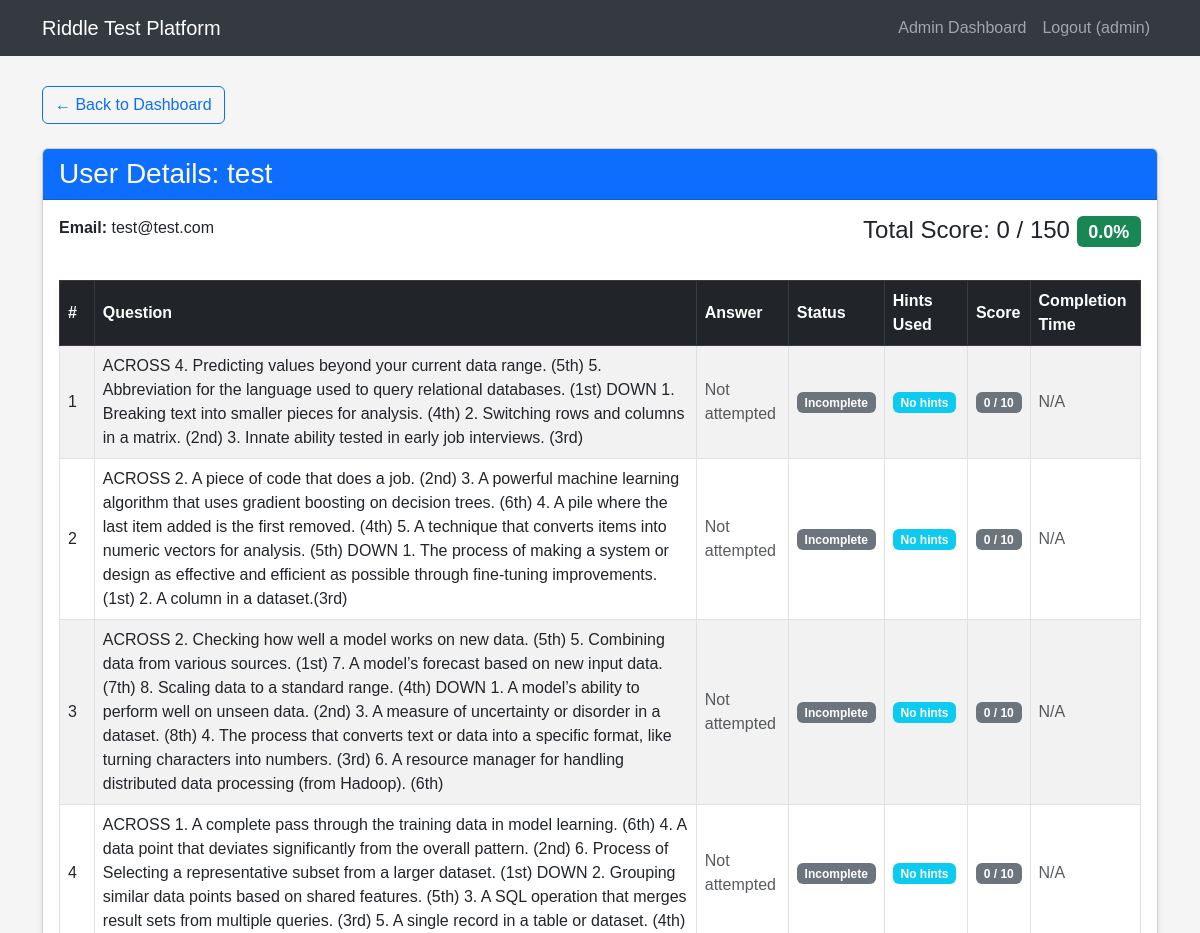
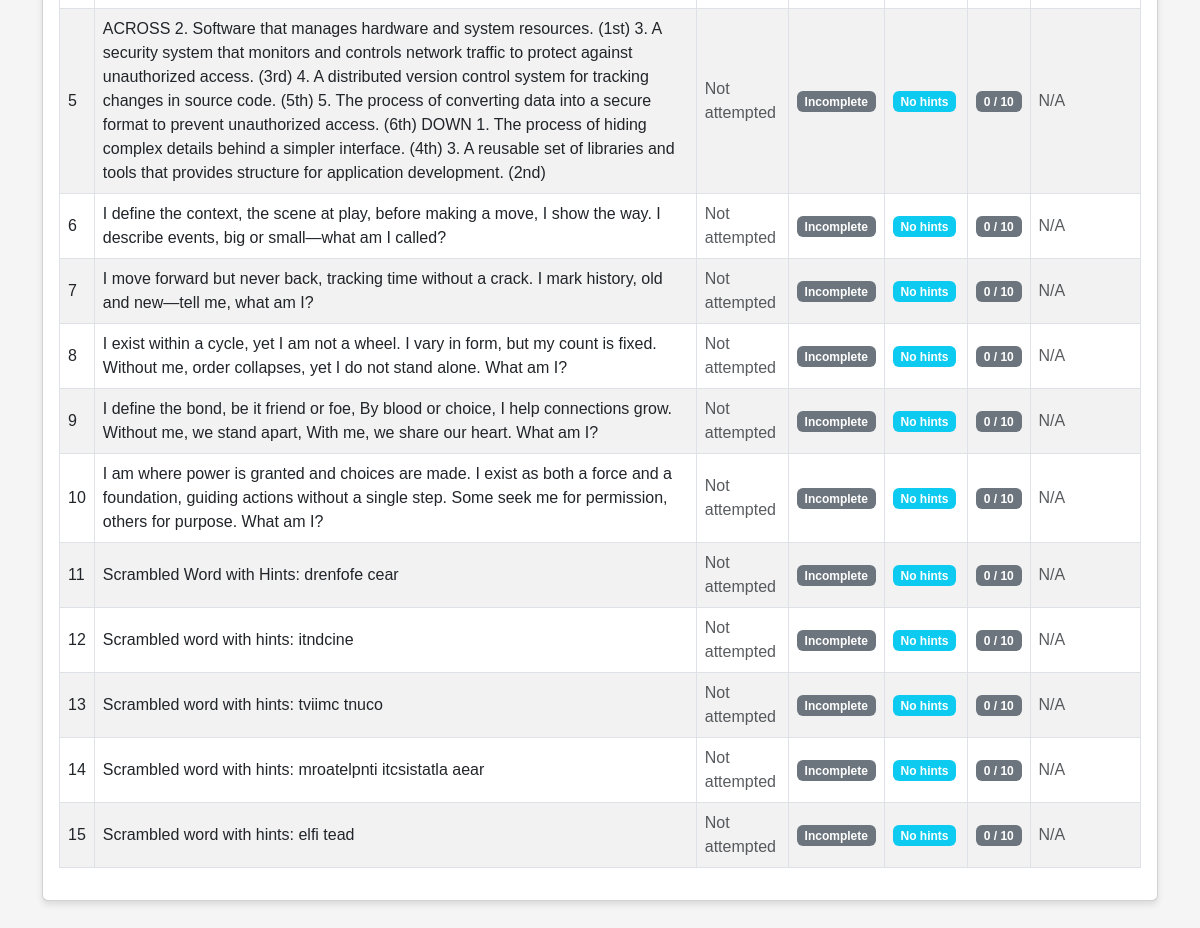
The app's page /admin/user_detail/37 (signed in), older data (2 pictures, top to bottom).
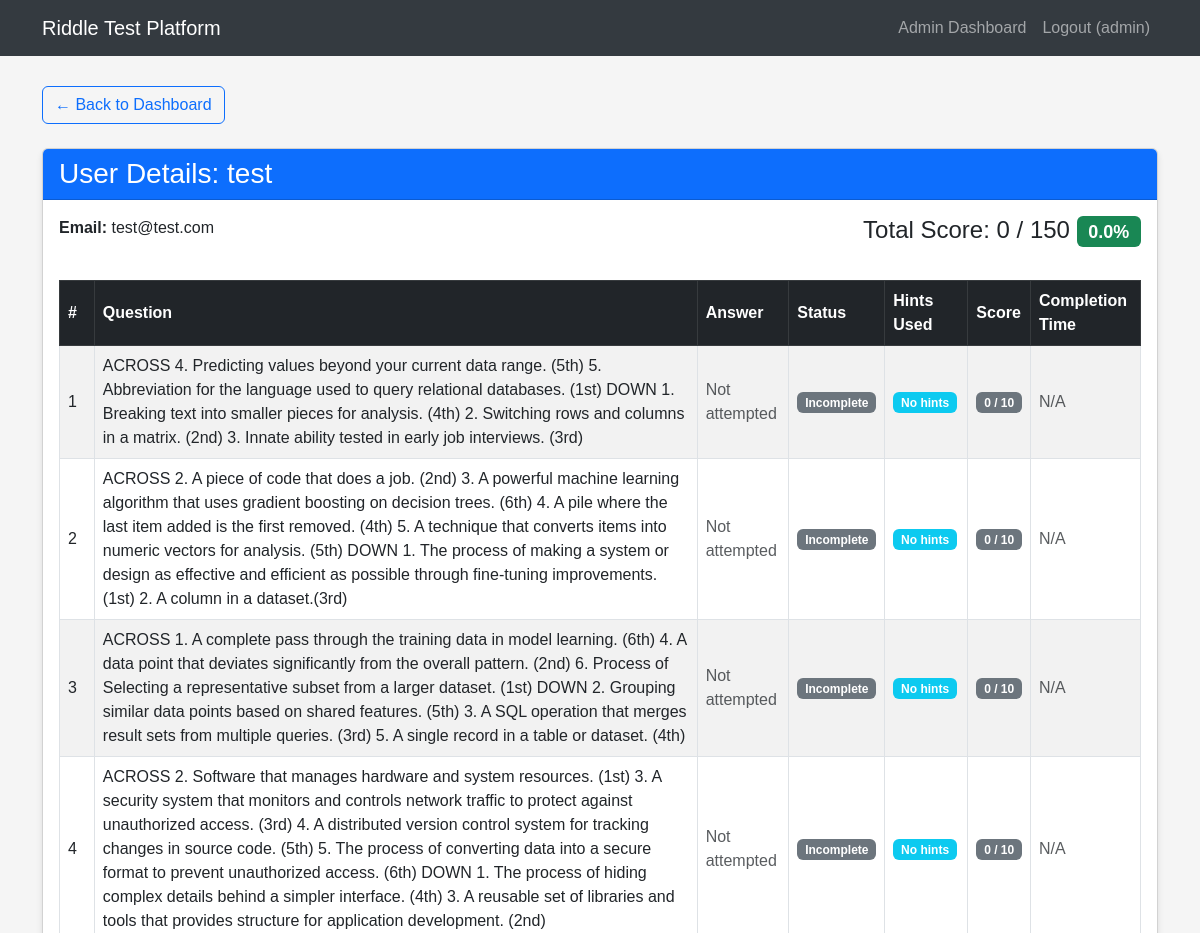
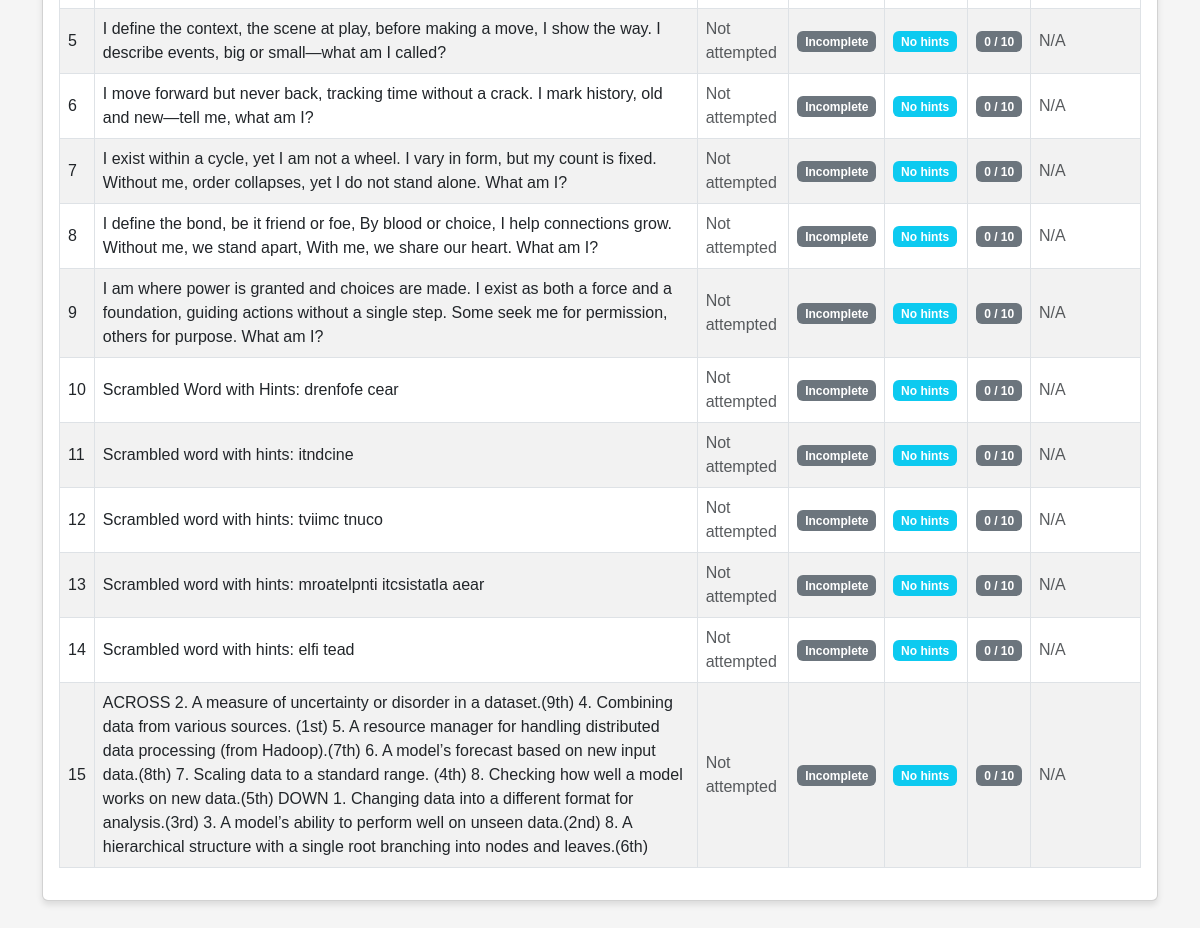
The same page, newer data (2 pictures, top to bottom).
### tables this page shows
CREATE TABLE user_progress (
            id INTEGER PRIMARY KEY AUTOINCREMENT,
            user_id INTEGER NOT NULL,
            riddle_id INTEGER NOT NULL,
            score INTEGER DEFAULT 10,
            completed INTEGER DEFAULT 0,
            hint1_used INTEGER DEFAULT 0,
            hint2_used INTEGER DEFAULT 0,
            hint3_used INTEGER DEFAULT 0,
            answer_attempt TEXT,
            completion_time TIMESTAMP, warnings INTEGER DEFAULT 0,
            FOREIGN KEY (user_id) REFERENCES users (id),
            FOREIGN KEY (riddle_id) REFERENCES riddles (id),
            UNIQUE(user_id, riddle_id)
        );

CREATE TABLE riddles (
            id INTEGER PRIMARY KEY AUTOINCREMENT,
            question TEXT NOT NULL,
            answer TEXT NOT NULL,
            hint1 TEXT NOT NULL,
            hint2 TEXT NOT NULL,
            hint3 TEXT NOT NULL
        , image TEXT);

### app.py (the view)
@app.route('/admin/user_detail/<int:user_id>')
def user_detail(user_id):
    if 'user_id' not in session or not session.get('is_admin'):
        flash('Unauthorized access.')
        return redirect(url_for('login'))
    conn = sqlite3.connect('riddle_test.db')
    c = conn.cursor()
    c.execute("SELECT username, email FROM users WHERE id = ?", (user_id,))
    user_info = c.fetchone()
    if not user_info:
        conn.close()
        flash('User not found.')
        return redirect(url_for('admin_dashboard'))
    c.execute('''
        SELECT r.id, r.question, r.answer, up.score, up.completed,
               up.hint1_used, up.hint2_used, up.hint3_used, up.answer_attempt, up.completion_time
        FROM riddles r
        JOIN user_progress up ON r.id = up.riddle_id
        WHERE up.user_id = ?
        ORDER BY r.id
    ''', (user_id,))
    results_data = c.fetchall()
    c.execute('''
        SELECT SUM(score)
        FROM user_progress
        WHERE user_id = ? AND completed = 1
    ''', (user_id,))
    total_score = c.fetchone()[0] or 0
    c.execute("SELECT COUNT(*) * 10 FROM riddles")
    max_possible = c.fetchone()[0]
    percentage_score = int((total_score / max_possible * 100)) if max_possible > 0 else 0
    conn.close()
    user = {
        'id': user_id,
        'username': user_info[0],
        'email': user_info[1]
    }
    results = []
    for result in results_data:
        results.append({
            'id': result[0],
            'question': result[1],
            'correct_answer': result[2],
            'score': result[3],
            'completed': result[4],
            'hint1_used': result[5],
            'hint2_used': result[6],
            'hint3_used': result[7],
            'answer_attempt': result[8],
            'completion_time': result[9]
        })
    return render_template('user_detail.html',
                           user=user,
                           results=results,
                           total_score=total_score,
                           max_possible=max_possible,
                           percentage_score=percentage_score)

### templates/user_detail.html
{% extends 'base.html' %} {% block content %}
<div class="row">
  <div class="col-12 mb-4">
    <a href="{{ url_for('admin_dashboard') }}" class="btn btn-outline-primary">
      &larr; Back to Dashboard
    </a>
  </div>
</div>
<div class="row">
  <div class="col-12">
    <div class="card mb-4">
      <div class="card-header bg-primary text-white">
        <h3 class="card-title mb-0">User Details: {{ user.username }}</h3>
      </div>
      <div class="card-body">
        <div class="row mb-4">
          <div class="col-md-6">
            <p><strong>Email:</strong> {{ user.email }}</p>
          </div>
          <div class="col-md-6 text-md-end">
            <h4>
              Total Score: {{ total_score }} / {{ max_possible }}
              <span class="badge bg-success"
                >{{ "{:.1f}%".format(total_score / max_possible * 100) if
                max_possible > 0 else "0%" }}</span
              >
            </h4>
          </div>
        </div>
        <div class="table-responsive">
          <table class="table table-striped table-bordered results-table">
            <thead class="table-dark">
              <tr>
                <th>#</th>
                <th>Question</th>
                <th>Answer</th>
                <th>Status</th>
                <th>Hints Used</th>
                <th>Score</th>
                <th>Completion Time</th>
              </tr>
            </thead>
            <tbody>
              {% for result in results %}
              <tr>
                <td>{{ loop.index }}</td>
                <td>{{ result.question }}</td>
                <td>
                  {% if result.completed %}
                  <span class="text-success">{{ result.answer_attempt }}</span>
                  {% elif result.answer_attempt %}
                  <span class="text-danger">{{ result.answer_attempt }}</span>
                  <small class="d-block text-muted"
                    >(Correct: {{ result.correct_answer }})</small
                  >
                  {% else %}
                  <span class="text-muted">Not attempted</span>
                  {% endif %}
                </td>
                <td>
                  {% if result.completed %}
                  <span class="badge bg-success">Completed</span>
                  {% else %}
                  <span class="badge bg-secondary">Incomplete</span>
                  {% endif %}
                </td>
                <td>
                  {% set hints_used = (result.hint1_used or 0) +
                  (result.hint2_used or 0) + (result.hint3_used or 0) %} {% if
                  hints_used > 0 %}
                  <span class="badge bg-warning text-dark"
                    >{{ hints_used }} hint{% if hints_used > 1 %}s{% endif %}
                    used</span
                  >
                  {% else %}
                  <span class="badge bg-info">No hints</span>
                  {% endif %}
                </td>
                <td>
                  {% if result.completed %}
                  <span class="badge bg-primary">{{ result.score }} / 10</span>
                  {% else %}
                  <span class="badge bg-secondary">0 / 10</span>
                  {% endif %}
                </td>
                <td>
                  {% if result.completion_time %} {{
                  result.completion_time.split('T')[0] }}
                  <small class="d-block text-muted"
                    >{{ result.completion_time.split('T')[1].split('.')[0]
                    }}</small
                  >
                  {% else %}
                  <span class="text-muted">N/A</span>
                  {% endif %}
                </td>
              </tr>
              {% endfor %}
            </tbody>
          </table>
        </div>
      </div>
    </div>
  </div>
</div>
{% endblock %}

Row changes from the older to the newer data that the page shows:
removed user_progress: question "ACROSS 2. Checking how well a model works on new data. (5th) 5. Combining data from various sources. (1st) 7. A model’s forecast based on new input data. (7th) 8. Scaling data to a standard range. (4th) DOWN 1. A model’s ability to perform well on unseen data. (2nd) 3. A measure of uncertainty or disorder in a dataset. (8th) 4. The process that converts text or data into a specific format, like turning characters into numbers. (3rd) 6. A resource manager for handling distributed data processing (from Hadoop). (6th)", completed "Not attempted"
added user_progress: question "ACROSS 2. A measure of uncertainty or disorder in a dataset.(9th) 4. Combining data from various sources. (1st) 5. A resource manager for handling distributed data processing (from Hadoop).(7th) 6. A model’s forecast based on new input data.(8th) 7. Scaling data to a standard range. (4th) 8. Checking how well a model works on new data.(5th) DOWN 1. Changing data into a different format for analysis.(3rd) 3. A model’s ability to perform well on unseen data.(2nd) 8. A hierarchical structure with a single root branching into nodes and leaves.(6th)", completed "Not attempted"
